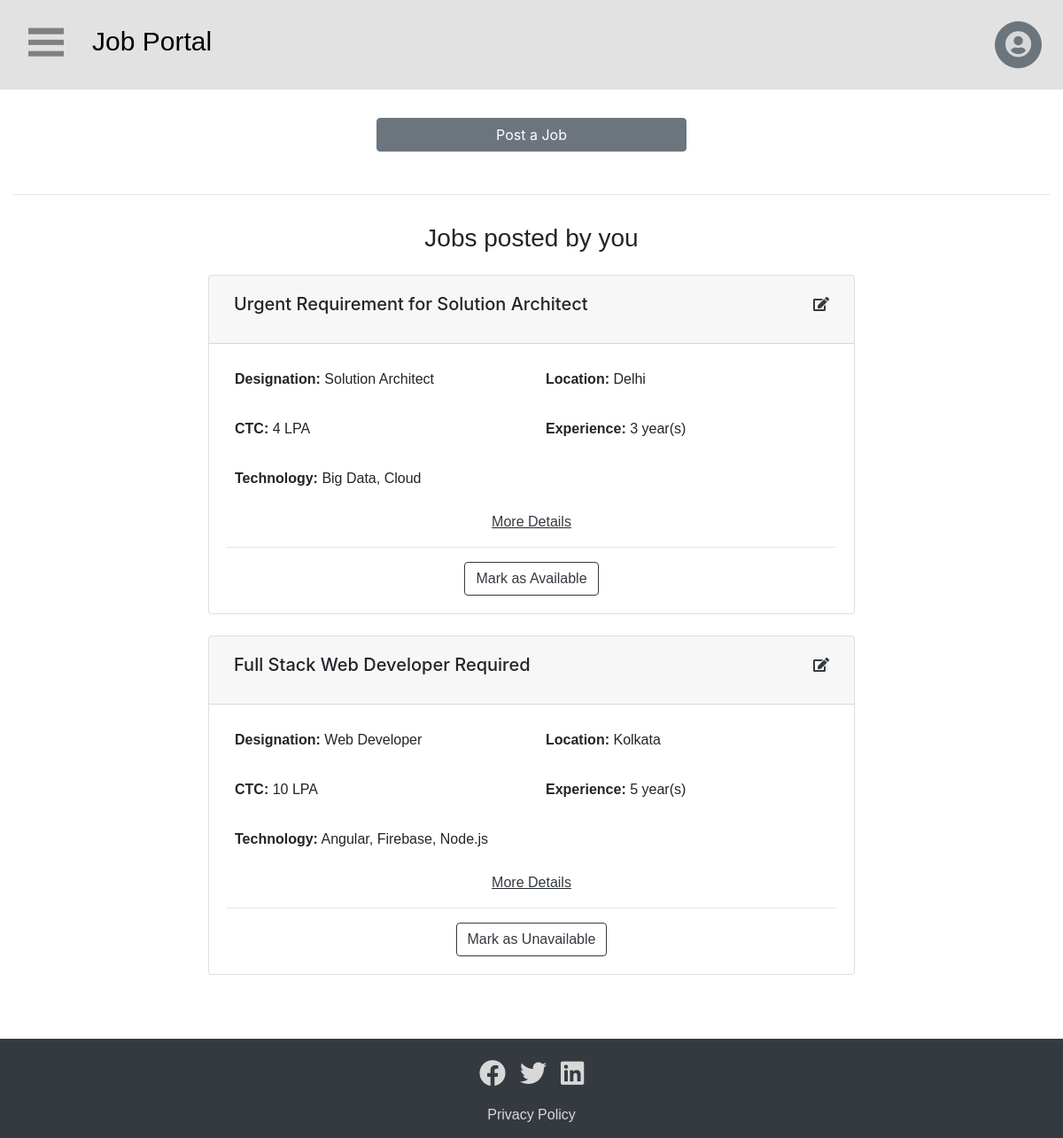
/employer/manage-jobs.php (signed in), run on the app's committed database.
### tables this page shows
CREATE TABLE `jobs` (
  `id` int(10) NOT NULL,
  `emp_id` int(6) NOT NULL,
  `title` text NOT NULL,
  `designation` varchar(100) NOT NULL,
  `description` text NOT NULL,
  `salary` varchar(7) NOT NULL,
  `experience` varchar(2) NOT NULL,
  `location` varchar(300) NOT NULL,
  `highlighted` varchar(5) NOT NULL,
  `available` varchar(5) NOT NULL
);

### employer/manage-jobs.php (the view, shortened to what this page needs)
<?php
    require "../connect.php";
?>
<!DOCTYPE html>
<html lang="en">
    <head>
        <link rel="stylesheet" href="../css/main.css">
        <link rel="stylesheet" href="https://stackpath.bootstrapcdn.com/bootstrap/4.3.1/css/bootstrap.min.css">
        <link rel="stylesheet" href="https://cdnjs.cloudflare.com/ajax/libs/font-awesome/5.8.2/css/all.css" />
        <link rel="stylesheet" href="../css/main.css">
    </head>
    <body>
        <div class="nav-toggle">
            <div class="nav-toggle-bar"></div>
        </div>
        <div class="d-flex align-items-center p-3 bg-grey">
            <h2 class="brand"><a href="../">Job Portal</a></h2>
            <div class="btn-group dropleft align-self-end p-2 ml-auto">
                <button type="button" class="btn btn-sm btn-round btn-secondary dropdown-toggle" data-toggle="dropdown" aria-haspopup="true" aria-expanded="false">
                    <i class="fas fa-user-circle"></i>
                </button>
            </div>
        </div>
        <div class="page-container">
            <div class="content-wrap container-fluid">
                <div class="container">
                    <div class="row justify-content-center mb-5">
                        <div class="col-sm-4">
                            <button class="btn btn-block btn-secondary"  data-toggle="modal" data-target="#add-a-job">Post a Job</button>
                        </div>
                    </div>
                </div>
                <hr>
                <div class="justify-content-center text-center mb-4 pt-3">
                    <h3>Jobs posted by you</h3>
                </div>
                <div class="container">
                    <div class="row justify-content-center">
                        <div class="col-sm-8">
                        <?php
                            $sql = "SELECT id,title,designation,description,salary,experience,location FROM jobs WHERE emp_id='".$_SESSION['id']."'";
                            $statement = $con->prepare($sql);
                            $statement->execute();
                            if(!$statement->rowCount()){
                                echo'
                                    <div class="card">
                                        <div class="card-body text-center">
                                            <p>No job was added</p>
                                        </div>
                                    </div>
                                ';
                            }
                            else{
                                $count = 0;
                                $rows = $statement->fetchAll();
                                foreach($rows as $row){
                                    $count = $count + 1;
                                    $stmt = $con->prepare("SELECT technology FROM jobtech WHERE job_id='".$row["id"]."'");
                                    $stmt->execute();
                                    $tech = $stmt->fetchAll();
                                    $tech_list = array();
                                    foreach($tech as $t) {
                                       array_push($tech_list,$t['technology']);
                                    }
                                    $allTech = implode(", ",$tech_list);
                                    echo'
                                    <div class="card mb-4">
                                        <div class="card-header">
                                            <div class="d-flex bd-highlight">
                                                <div class="mr-auto p-2 bd-highlight"><h5 class="card-title">'.$row["title"].'</h5></div>
                                                <div class="p-2 bd-highlight"><a href="edit-job.php?job='.$row['id'].'" class="card-link"><i class="fas fa-edit text-dark"></i></a></div>
                                            </div>
                                        </div>
                                        <div class="card-body">
                                            <div class="row pl-3">
                                                <div class="col-sm-6 p-2">
                                                    <p><b>Designation:</b> '.$row["designation"].'</p>
                                                </div>
                                                <div class="col-sm-6 p-2">
                                                    <p><b>Location:</b> '.$row["location"].'</p>
                                                </div>
                                            </div>
                                            <div class="row pl-3">
                                                <div class="col-sm-6 p-2">
                                                    <p><b>CTC:</b> '.$row["salary"].' LPA</p>
                                                </div>
                                                <div class="col-sm-6 p-2">
                                                    <p><b>Experience:</b> '.$row["experience"].' year(s)</p>
                                                </div>
                                            </div>
                                            <div class="row pl-3">
                                                <p class="p-2"><b>Technology:</b> '.$allTech.'</p>
                                            </div>
                                            <div class="collapse" id="moreDetails'.$count.'">
                                                    <p><b>Description:</b> '.$row["description"].'</p>
                                            </div>
                                            <div class="text-center">
                                                <u><a class="text-dark" data-toggle="collapse" href="#moreDetails'.$count.'" id="more">More Details</a></u>
                                            </div>
                                            <hr>
                                            <div class="text-center mt-2">';
                                                $st = $con->prepare("SELECT available FROM jobs WHERE id='".$row["id"]."'");
                                                $st->execute();
                                                $available = $st->fetch(PDO::FETCH_ASSOC);
                                                if($available['available'] == 'true'){
                                                    echo'
                                                        <a href="manage-jobs.php?available=false&id='.$row["id"].'" class="btn btn-outline-dark card-link">Mark as Unavailable</a>
                                                    ';
                                                }
                                                if($available['available'] == 'false'){
                                                    echo'
                                                        <a href="manage-jobs.php?available=true&id='.$row["id"].'" class="btn btn-outline-dark card-link">Mark as Available</a>
                                                    ';
                                                }
                                            echo' </div>
                                        </div>
                                    </div>
                                    ';
                                }
                            }
                        ?>
                        </div>
                    </div>
                </div>
            </div>
        </div>
         <div id="footer" class="footer bg-dark">
            <div class="d-flex flex-row justify-content-center bd-highlight mt-3">
                <div class="p-2 bd-highlight"><a href="#"><i class="fab fa-facebook"></i></a></div>
                <div class="p-2 bd-highlight"><a href="#"><i class="fab fa-twitter"></a></i></div>
                <div class="p-2 bd-highlight"><a href="#"><i class="fab fa-linkedin"></a></i></div>
            </div>
            <div class="text-center mt-2">
                <a href="#">Privacy Policy</a>
            </div>
        </div>
    </body>
</html>

### css/main.css (style rules this page uses)
h1, h2, h3, p, a { font-family: Verdana, Geneva, sans-serif; }
.page-container { position: relative; min-height: 100vh; }
.content-wrap { padding-top: 2rem; padding-bottom: 3rem; }
.footer { position: absolute; width: 100%; height: 7rem; }
.footer i, .nav i, .btn-round i { font-size: 30px; color: rgb(216, 216, 216); }
.footer a { color: rgb(216, 216, 216); }
.bg-grey { background-color: #e2e2e2; }
.brand { padding-top: 0; padding-bottom: 0; padding-left: 5.5rem; font-size: 30px; }
.brand a { text-decoration: none; color: black; }
.dropdown-toggle::before { display:none !important; }
.btn-round { height: 53px; width: 53px; border-radius: 50%; }
.nav-toggle { -webkit-user-select: none; -moz-user-select: none; user-select: none; cursor: pointer; height: 2rem; left: 2rem; position: fixed; top: 2rem; width: 2.5rem; z-index: 5; }
.nav-toggle .nav-toggle-bar, .nav-toggle .nav-toggle-bar::after, .nav-toggle .nav-toggle-bar::before { position: absolute; top: 50%; -webkit-transform: translateY(-50%); -ms-transform: translateY(-50%); transform: translateY(-50%); -webkit-transition: all 0.5s ease; -moz-transition: all 0.5s ease; -ms-transition: all 0.5s ease; -o-transition: all 0.5s ease; transition: all 0.5s ease; background: gray; content: ''; height: 0.4rem; width: 100%; }
.nav-toggle .nav-toggle-bar { margin-top: 0; }
.nav-toggle .nav-toggle-bar::after { margin-top: 0.8rem; }
.nav-toggle .nav-toggle-bar::before { margin-top: -0.8rem; }

### data on the page
jobs: title "Urgent Requirement for Solution Architect", designation "Solution Architect", location "Delhi", salary "4", experience "3", allTech "Big Data, Cloud"
jobs: title "Full Stack Web Developer Required", designation "Web Developer", location "Kolkata", salary "10", experience "5", allTech "Angular, Firebase, Node.js"
